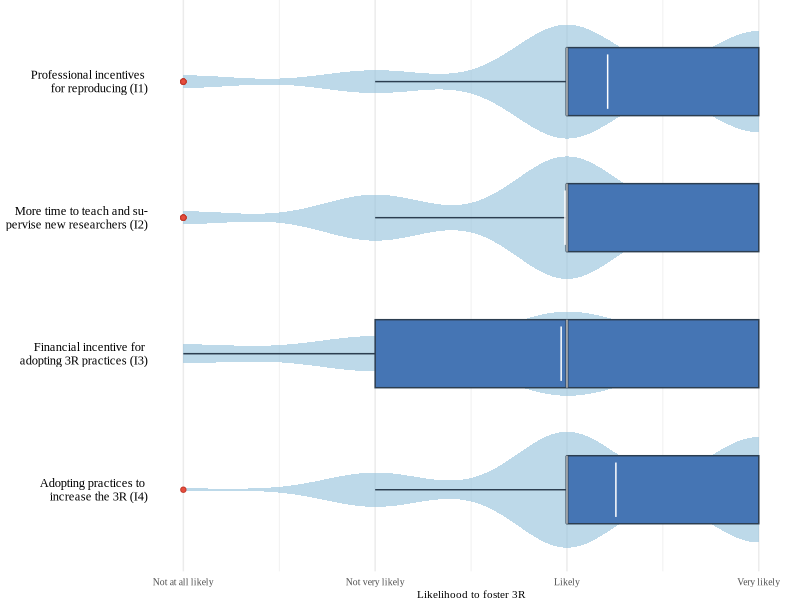

R code for this plot:

library(tidyverse)

q25_data <- tribble(
  ~Factor, ~VeryLikely, ~Likely, ~NotVeryLikely, ~NotAtAllLikely,
  "Professional incentives 
  for reproducing (I1)", 40, 45, 9, 5,
  "More time to teach and su-
  pervise new researchers (I2)", 27, 48, 18, 5,
  "Financial incentive for 
  adopting 3R practices (I3)", 32, 41, 17, 9,
  "Adopting practices to 
  increase the 3R (I4)", 40, 44, 13, 1
)

q25_long <- q25_data %>%
  pivot_longer(cols = -Factor, names_to = "Rating", values_to = "Count") %>%
  mutate(
    Score = case_when(
      Rating == "NotAtAllLikely" ~ 1,
      Rating == "NotVeryLikely" ~ 2,
      Rating == "Likely" ~ 3,
      Rating == "VeryLikely" ~ 4
    )
  ) %>%
  uncount(weights = Count)

p <- ggplot(q25_long, aes(
  x = fct_reorder(Factor, Score, .fun = median), 
  y = Score
)) +
  geom_violin(fill = "#91bfdb", alpha = 0.6, color = NA, scale = "area") +
  geom_boxplot(
    width = 0.5,
    fill = "#4575b4", 
    color = "#2c3e50",
    outlier.shape = 21, 
    outlier.fill = "#e74c3c", 
    outlier.color = "#c0392b"
  ) +
  stat_summary(fun = median, geom = "crossbar", width = 0.5, color = "grey", fatten = 1) +
  stat_summary(fun = mean, geom = "crossbar", width = 0.4, color = "white", fatten = 1) +
  coord_flip() +
  scale_y_continuous(
    breaks = 1:4,
    labels = c("Not at all likely", "Not very likely", "Likely", "Very likely")
  ) +
  labs(
    x = NULL,
    y = "Likelihood to foster 3R"
  ) +
  theme_minimal(base_size = 11, base_family = "Times New Roman") +
  theme(
    axis.text.y = element_text(color = "black", size = 9),
    axis.text.x = element_text(size = 7),
    plot.title = element_text(size = 10, face = "bold"),
    panel.grid.major.y = element_blank(),
    axis.title.x = element_text(size = 8),
    plot.margin = margin(t = 0, r = 9, b = 0, l = -0.2)
  )

ggsave("Fig5.png", plot = p, width = 3.8, height = 2)
getwd()